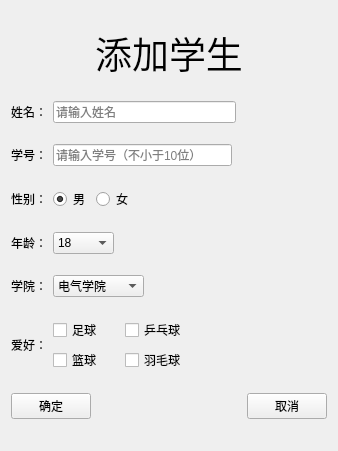
<?xml version="1.0" encoding="UTF-8"?>
<ui version="4.0">
 <class>addstu</class>
 <widget class="QWidget" name="addstu">
  <property name="geometry">
   <rect>
    <x>0</x>
    <y>0</y>
    <width>338</width>
    <height>451</height>
   </rect>
  </property>
  <property name="windowTitle">
   <string>添加学生</string>
  </property>
  <layout class="QVBoxLayout" name="verticalLayout">
   <item>
    <widget class="QLabel" name="label">
     <property name="sizePolicy">
      <sizepolicy hsizetype="Preferred" vsizetype="Fixed">
       <horstretch>0</horstretch>
       <verstretch>0</verstretch>
      </sizepolicy>
     </property>
     <property name="font">
      <font>
       <family>宋体</family>
       <pointsize>28</pointsize>
       <weight>9</weight>
       <italic>false</italic>
       <bold>false</bold>
      </font>
     </property>
     <property name="styleSheet">
      <string notr="true">font: 75 28pt &quot;宋体&quot;;</string>
     </property>
     <property name="text">
      <string>添加学生</string>
     </property>
     <property name="alignment">
      <set>Qt::AlignCenter</set>
     </property>
    </widget>
   </item>
   <item>
    <layout class="QHBoxLayout" name="horizontalLayout_6" stretch="1,6,3">
     <item>
      <widget class="QLabel" name="label_2">
       <property name="sizePolicy">
        <sizepolicy hsizetype="Preferred" vsizetype="Fixed">
         <horstretch>0</horstretch>
         <verstretch>0</verstretch>
        </sizepolicy>
       </property>
       <property name="text">
        <string>姓名：</string>
       </property>
      </widget>
     </item>
     <item>
      <widget class="QLineEdit" name="lineEdit_name">
       <property name="placeholderText">
        <string>请输入姓名</string>
       </property>
       <property name="clearButtonEnabled">
        <bool>true</bool>
       </property>
      </widget>
     </item>
     <item>
      <spacer name="horizontalSpacer_6">
       <property name="orientation">
        <enum>Qt::Horizontal</enum>
       </property>
       <property name="sizeHint" stdset="0">
        <size>
         <width>40</width>
         <height>20</height>
        </size>
       </property>
      </spacer>
     </item>
    </layout>
   </item>
   <item>
    <layout class="QHBoxLayout" name="horizontalLayout_5" stretch="1,6,3">
     <item>
      <widget class="QLabel" name="label_3">
       <property name="sizePolicy">
        <sizepolicy hsizetype="Preferred" vsizetype="Fixed">
         <horstretch>0</horstretch>
         <verstretch>0</verstretch>
        </sizepolicy>
       </property>
       <property name="text">
        <string>学号：</string>
       </property>
      </widget>
     </item>
     <item>
      <widget class="QLineEdit" name="lineEdit_stu_num">
       <property name="placeholderText">
        <string>请输入学号（不小于10位）</string>
       </property>
       <property name="clearButtonEnabled">
        <bool>true</bool>
       </property>
      </widget>
     </item>
     <item>
      <widget class="QLabel" name="label_id_format_tips">
       <property name="sizePolicy">
        <sizepolicy hsizetype="Preferred" vsizetype="Fixed">
         <horstretch>0</horstretch>
         <verstretch>0</verstretch>
        </sizepolicy>
       </property>
       <property name="text">
        <string/>
       </property>
      </widget>
     </item>
    </layout>
   </item>
   <item>
    <layout class="QHBoxLayout" name="sexGroup">
     <item>
      <widget class="QLabel" name="label_4">
       <property name="sizePolicy">
        <sizepolicy hsizetype="Preferred" vsizetype="Fixed">
         <horstretch>0</horstretch>
         <verstretch>0</verstretch>
        </sizepolicy>
       </property>
       <property name="text">
        <string>性别：</string>
       </property>
      </widget>
     </item>
     <item>
      <widget class="QRadioButton" name="rbt_male">
       <property name="text">
        <string>男</string>
       </property>
       <property name="checked">
        <bool>true</bool>
       </property>
      </widget>
     </item>
     <item>
      <widget class="QRadioButton" name="rbt_female">
       <property name="text">
        <string>女</string>
       </property>
      </widget>
     </item>
     <item>
      <spacer name="horizontalSpacer_5">
       <property name="orientation">
        <enum>Qt::Horizontal</enum>
       </property>
       <property name="sizeHint" stdset="0">
        <size>
         <width>40</width>
         <height>20</height>
        </size>
       </property>
      </spacer>
     </item>
    </layout>
   </item>
   <item>
    <layout class="QHBoxLayout" name="horizontalLayout_7" stretch="1,2,7">
     <item>
      <widget class="QLabel" name="label_7">
       <property name="sizePolicy">
        <sizepolicy hsizetype="Preferred" vsizetype="Fixed">
         <horstretch>0</horstretch>
         <verstretch>0</verstretch>
        </sizepolicy>
       </property>
       <property name="text">
        <string>年龄：</string>
       </property>
      </widget>
     </item>
     <item>
      <widget class="QComboBox" name="cbb_age">
       <item>
        <property name="text">
         <string>18</string>
        </property>
       </item>
       <item>
        <property name="text">
         <string>19</string>
        </property>
       </item>
       <item>
        <property name="text">
         <string>20</string>
        </property>
       </item>
       <item>
        <property name="text">
         <string>21</string>
        </property>
       </item>
       <item>
        <property name="text">
         <string>22</string>
        </property>
       </item>
       <item>
        <property name="text">
         <string>23</string>
        </property>
       </item>
       <item>
        <property name="text">
         <string>24</string>
        </property>
       </item>
       <item>
        <property name="text">
         <string>25</string>
        </property>
       </item>
      </widget>
     </item>
     <item>
      <spacer name="horizontalSpacer_2">
       <property name="orientation">
        <enum>Qt::Horizontal</enum>
       </property>
       <property name="sizeHint" stdset="0">
        <size>
         <width>40</width>
         <height>20</height>
        </size>
       </property>
      </spacer>
     </item>
    </layout>
   </item>
   <item>
    <layout class="QHBoxLayout" name="horizontalLayout_3" stretch="1,3,6">
     <item>
      <widget class="QLabel" name="label_5">
       <property name="sizePolicy">
        <sizepolicy hsizetype="Preferred" vsizetype="Fixed">
         <horstretch>0</horstretch>
         <verstretch>0</verstretch>
        </sizepolicy>
       </property>
       <property name="text">
        <string>学院：</string>
       </property>
      </widget>
     </item>
     <item>
      <widget class="QComboBox" name="cbb_college">
       <item>
        <property name="text">
         <string>电气学院</string>
        </property>
       </item>
       <item>
        <property name="text">
         <string>计算机学院</string>
        </property>
       </item>
       <item>
        <property name="text">
         <string>外国语学院</string>
        </property>
       </item>
       <item>
        <property name="text">
         <string>经管学院</string>
        </property>
       </item>
      </widget>
     </item>
     <item>
      <spacer name="horizontalSpacer_3">
       <property name="orientation">
        <enum>Qt::Horizontal</enum>
       </property>
       <property name="sizeHint" stdset="0">
        <size>
         <width>40</width>
         <height>20</height>
        </size>
       </property>
      </spacer>
     </item>
    </layout>
   </item>
   <item>
    <layout class="QHBoxLayout" name="horizontalLayout_2">
     <item>
      <widget class="QLabel" name="label_6">
       <property name="sizePolicy">
        <sizepolicy hsizetype="Preferred" vsizetype="Fixed">
         <horstretch>0</horstretch>
         <verstretch>0</verstretch>
        </sizepolicy>
       </property>
       <property name="text">
        <string>爱好：</string>
       </property>
      </widget>
     </item>
     <item>
      <layout class="QGridLayout" name="gridLayout">
       <item row="0" column="0">
        <widget class="QCheckBox" name="cb_soccer">
         <property name="sizePolicy">
          <sizepolicy hsizetype="Expanding" vsizetype="Fixed">
           <horstretch>0</horstretch>
           <verstretch>0</verstretch>
          </sizepolicy>
         </property>
         <property name="text">
          <string>足球</string>
         </property>
         <property name="checkable">
          <bool>true</bool>
         </property>
        </widget>
       </item>
       <item row="0" column="1">
        <widget class="QCheckBox" name="cb_table_tennis">
         <property name="sizePolicy">
          <sizepolicy hsizetype="Expanding" vsizetype="Fixed">
           <horstretch>0</horstretch>
           <verstretch>0</verstretch>
          </sizepolicy>
         </property>
         <property name="text">
          <string>乒乓球</string>
         </property>
        </widget>
       </item>
       <item row="1" column="0">
        <widget class="QCheckBox" name="cb_basket">
         <property name="sizePolicy">
          <sizepolicy hsizetype="Expanding" vsizetype="Fixed">
           <horstretch>0</horstretch>
           <verstretch>0</verstretch>
          </sizepolicy>
         </property>
         <property name="text">
          <string>篮球</string>
         </property>
        </widget>
       </item>
       <item row="1" column="1">
        <widget class="QCheckBox" name="cb_badminton">
         <property name="sizePolicy">
          <sizepolicy hsizetype="Expanding" vsizetype="Fixed">
           <horstretch>0</horstretch>
           <verstretch>0</verstretch>
          </sizepolicy>
         </property>
         <property name="text">
          <string>羽毛球</string>
         </property>
         <property name="tristate">
          <bool>false</bool>
         </property>
        </widget>
       </item>
      </layout>
     </item>
     <item>
      <spacer name="horizontalSpacer_4">
       <property name="orientation">
        <enum>Qt::Horizontal</enum>
       </property>
       <property name="sizeHint" stdset="0">
        <size>
         <width>40</width>
         <height>20</height>
        </size>
       </property>
      </spacer>
     </item>
    </layout>
   </item>
   <item>
    <layout class="QHBoxLayout" name="horizontalLayout">
     <item>
      <widget class="QPushButton" name="btn_ok">
       <property name="text">
        <string>确定</string>
       </property>
      </widget>
     </item>
     <item>
      <spacer name="horizontalSpacer">
       <property name="orientation">
        <enum>Qt::Horizontal</enum>
       </property>
       <property name="sizeHint" stdset="0">
        <size>
         <width>40</width>
         <height>20</height>
        </size>
       </property>
      </spacer>
     </item>
     <item>
      <widget class="QPushButton" name="btn_cancel">
       <property name="text">
        <string>取消</string>
       </property>
      </widget>
     </item>
    </layout>
   </item>
  </layout>
 </widget>
 <layoutdefault spacing="6" margin="11"/>
 <resources/>
 <connections/>
</ui>
